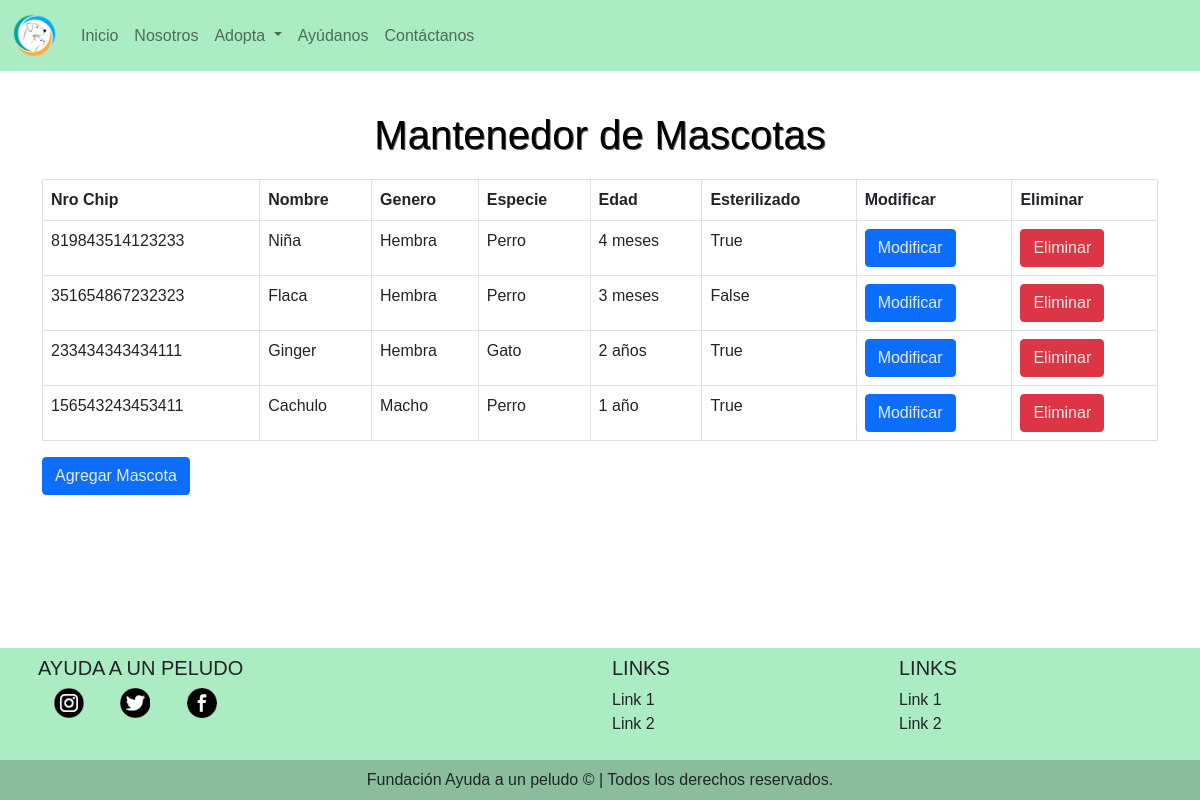
Screenshot of /mascotaCRUD/ with the database file from the repository.
### appPeludo/models.py (models this page shows)
class Mascota(models.Model):
    nro_chip = models.CharField(max_length=15,primary_key=True)
    nombre = models.CharField(max_length=40)
    genero = models.CharField(max_length=6)
    edad = models.CharField(max_length=15)
    especie = models.CharField(max_length=5)
    esterilizado = models.BooleanField()

### appPeludo/views.py (the view)
# urls.py: path('mascotaCRUD/', appPeludo.views.mascotaCRUD, name='mascotaCRUD'),
def mascotaCRUD(request):
    mascotas = Mascota.objects.all()
    return render(request, 'mascotaCRUD.html',{'mascotas':mascotas})

### appPeludo/templates/mascotaCRUD.html
{% extends 'layout.html' %}
{% block contenido %}
    <h1 class="titulo">Mantenedor de Mascotas</h1>
    <div class="container">
        <table class="table table-bordered">
            <thead>
                    <tr>
                    <th scope="col">Nro Chip</th>
                    <th scope="col">Nombre</th>
                    <th scope="col">Genero</th>
                    <th scope="col">Especie</th>
                    <th scope="col">Edad</th>
                    <th scope="col">Esterilizado</th>
                    <th scope="col">Modificar</th>
                    <th scope="col">Eliminar</th>
                    </tr>
            </thead>
            {% for mascota in mascotas%}
                <tbody>
                    <tr>
                    <td>{{mascota.nro_chip}}</td>
                    <td>{{mascota.nombre}}</td>
                    <td>{{mascota.genero}}</td>
                    <td>{{mascota.especie}}</td>
                    <td>{{mascota.edad}}</td>
                    <td>{{mascota.esterilizado}}</td>
                    <td><a class="btn btn-primary" href="{% url 'formMascotaMod' mascota.nro_chip %}">Modificar</a></td>
                    <td><a class="btn btn-danger" href="{% url 'formMascotaDel' mascota.nro_chip %}">Eliminar</a></td>
                    </tr>
                </tbody>
            {% endfor %}
        </table>
        <a class="btn btn-primary" href="{% url 'formMascotaAgr' %}">Agregar Mascota</a>
    </div>
{% endblock  %}

### appPeludo/static/css/style.css (style rules this page uses)
body { font-family: Verdana, Arial, Tahoma, Serif; }
.titulo { color:black; text-shadow: 1px 1px #585858; text-align:center; margin-top: 40px; margin-bottom: 20px; }
a:link { color:rgb(65, 206, 147); text-decoration: none; }
a.btn-primary { color:rgb(231, 238, 235); }
a.btn-danger { color:rgb(231, 238, 235); }

### rows the page displays
Mascota: nro_chip "819843514123233", nombre "Niña", genero "Hembra", especie "Perro", edad "4 meses", esterilizado "True"
Mascota: nro_chip "351654867232323", nombre "Flaca", genero "Hembra", especie "Perro", edad "3 meses", esterilizado "False"
Mascota: nro_chip "233434343434111", nombre "Ginger", genero "Hembra", especie "Gato", edad "2 años", esterilizado "True"
Mascota: nro_chip "156543243453411", nombre "Cachulo", genero "Macho", especie "Perro", edad "1 año", esterilizado "True"
